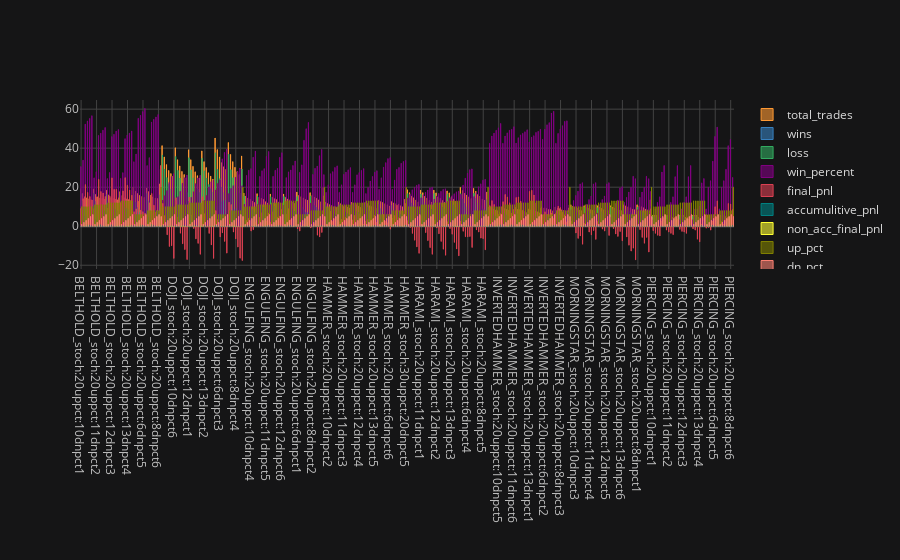

This figure's notebook cell:
### Code cell
df.drop('final_acnt value',axis=1).groupby('strat_name').agg('mean').iplot(theme='solar',kind='bar')

### Figure 1 — Plotly figure (JSON) as saved in the notebook; plotly's stock layout.template omitted (floating-point values rounded to 4 significant figures; data arrays with more than 128 entries replaced by an {"elided": "..."} marker saying what was removed)
{"data": [{"marker": {"color": "rgba(255, 153, 51, 0.6)", "line": {"color": "rgba(255, 153, 51, 1.0)", "width": 1}}, "name": "total_trades", "orientation": "v", "text": "", "type": "bar", "x": {"elided": "296 str values"}, "y": {"elided": "296 float values"}}, {"marker": {"color": "rgba(55, 128, 191, 0.6)", "line": {"color": "rgba(55, 128, 191, 1.0)", "width": 1}}, "name": "wins", "orientation": "v", "text": "", "type": "bar", "x": {"elided": "296 str values"}, "y": {"elided": "296 float values"}}, {"marker": {"color": "rgba(50, 171, 96, 0.6)", "line": {"color": "rgba(50, 171, 96, 1.0)", "width": 1}}, "name": "loss", "orientation": "v", "text": "", "type": "bar", "x": {"elided": "296 str values"}, "y": {"elided": "296 float values"}}, {"marker": {"color": "rgba(128, 0, 128, 0.6)", "line": {"color": "rgba(128, 0, 128, 1.0)", "width": 1}}, "name": "win_percent", "orientation": "v", "text": "", "type": "bar", "x": {"elided": "296 str values"}, "y": {"elided": "296 float values"}}, {"marker": {"color": "rgba(219, 64, 82, 0.6)", "line": {"color": "rgba(219, 64, 82, 1.0)", "width": 1}}, "name": "final_pnl", "orientation": "v", "text": "", "type": "bar", "x": {"elided": "296 str values"}, "y": {"elided": "296 float values"}}, {"marker": {"color": "rgba(0, 128, 128, 0.6)", "line": {"color": "rgba(0, 128, 128, 1.0)", "width": 1}}, "name": "accumulitive_pnl", "orientation": "v", "text": "", "type": "bar", "x": {"elided": "296 str values"}, "y": {"elided": "296 float values"}}, {"marker": {"color": "rgba(255, 255, 51, 0.6)", "line": {"color": "rgba(255, 255, 51, 1.0)", "width": 1}}, "name": "non_acc_final_pnl", "orientation": "v", "text": "", "type": "bar", "x": {"elided": "296 str values"}, "y": {"elided": "296 float values"}}, {"marker": {"color": "rgba(128, 128, 0, 0.6)", "line": {"color": "rgba(128, 128, 0, 1.0)", "width": 1}}, "name": "up_pct", "orientation": "v", "text": "", "type": "bar", "x": {"elided": "296 str values"}, "y": {"elided": "296 int values"}}, {"marker": {"color": "rgba(251, 128, 114, 0.6)", "line": {"color": "rgba(251, 128, 114, 1.0)", "width": 1}}, "name": "dn_pct", "orientation": "v", "text": "", "type": "bar", "x": {"elided": "296 str values"}, "y": {"elided": "296 int values"}}, {"marker": {"color": "rgba(128, 177, 211, 0.6)", "line": {"color": "rgba(128, 177, 211, 1.0)", "width": 1}}, "name": "short", "orientation": "v", "text": "", "type": "bar", "x": {"elided": "296 str values"}, "y": {"elided": "296 int values"}}], "layout": {"legend": {"bgcolor": "#151516", "font": {"color": "#D9D9D9"}}, "paper_bgcolor": "#151516", "plot_bgcolor": "#151516", "title": {"font": {"color": "#D9D9D9"}}, "xaxis": {"gridcolor": "#434343", "showgrid": true, "tickfont": {"color": "#C2C2C2"}, "title": {"font": {"color": "#D9D9D9"}, "text": ""}, "zerolinecolor": "#666570"}, "yaxis": {"gridcolor": "#434343", "showgrid": true, "tickfont": {"color": "#C2C2C2"}, "title": {"font": {"color": "#D9D9D9"}, "text": ""}, "zerolinecolor": "#666570"}}}
